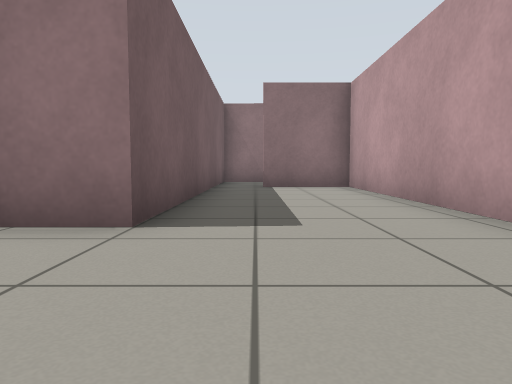
[1] (above)

22 first-person views from a walk through a world built for the Gazebo simulator. The camera is 0.5 m above the floor, tilts 4° down and sees 70° across. The floor is counted in squares, 1 m on a side. Each view is taken from the middle of a square. On the plan, view 1 faces up. The plan holds only what a view shows up to about 9 squares ahead; the rest is blank.

[2]
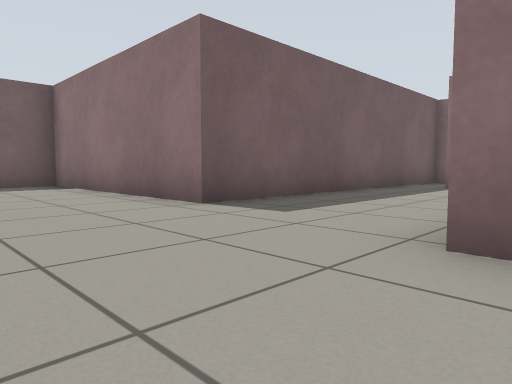

[3]
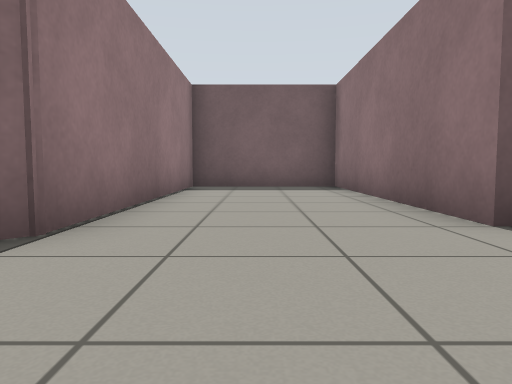

[4]
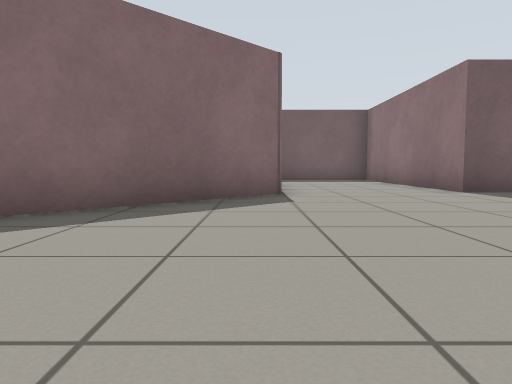

[5]
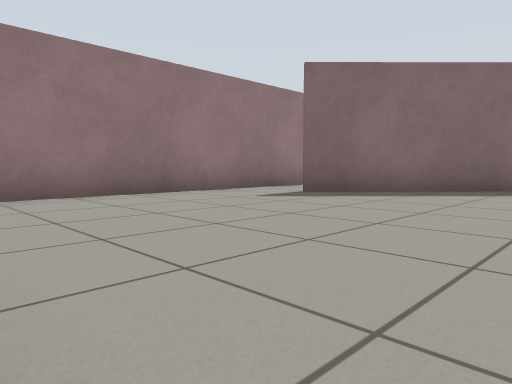

[6]
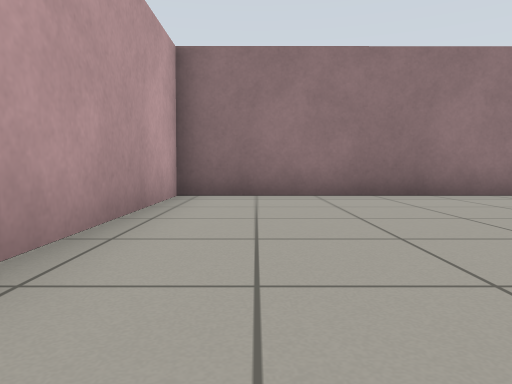

[7]
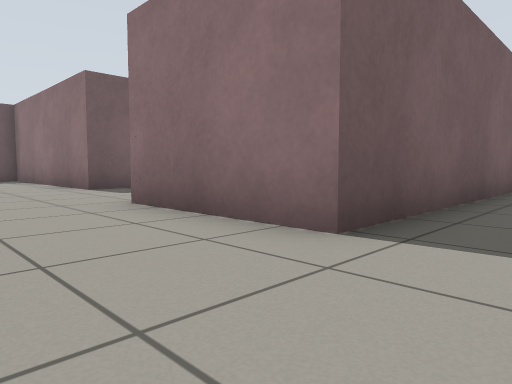

[8]
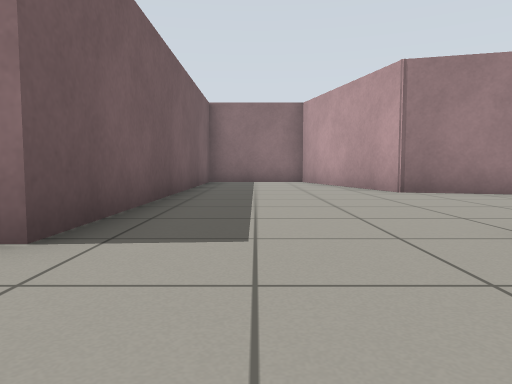

[9]
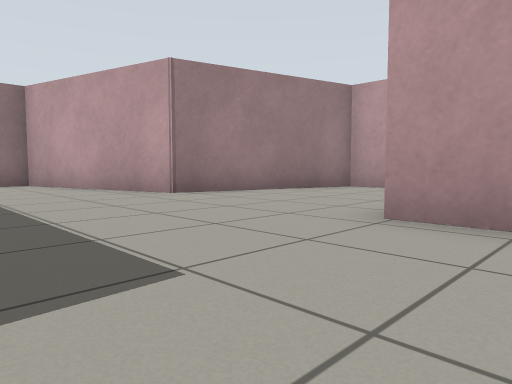

[10]
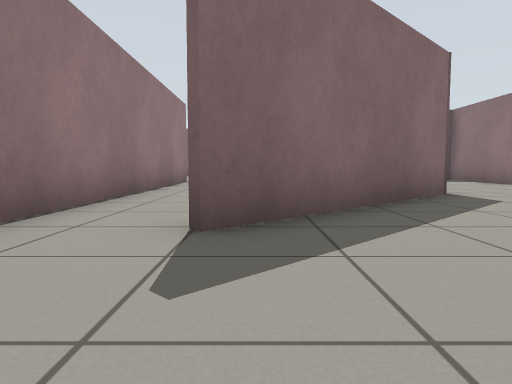

[11]
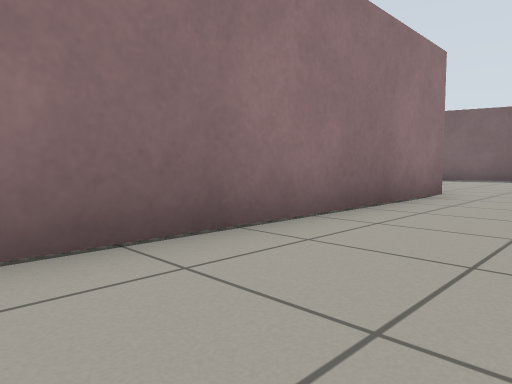

[12]
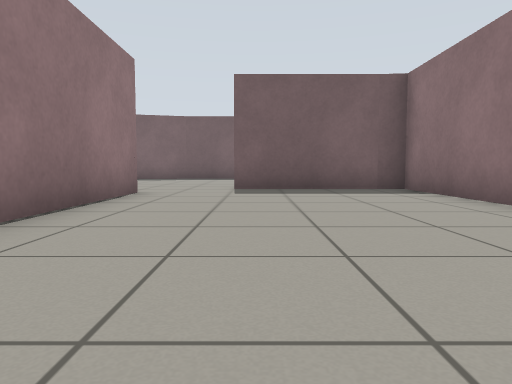

[13]
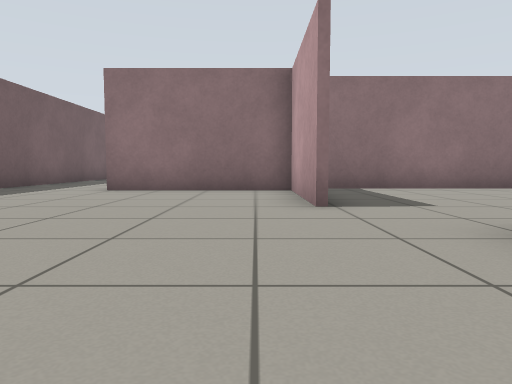

[14]
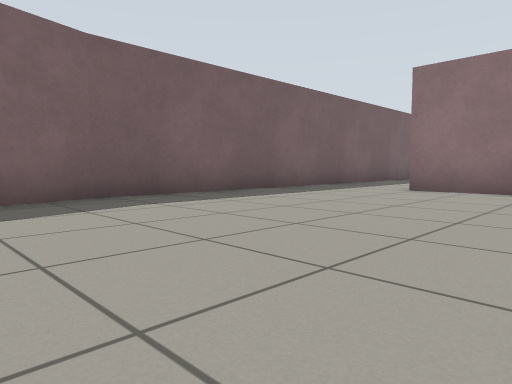

[15]
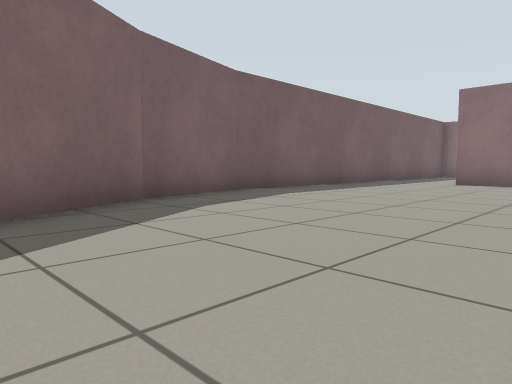

[16]
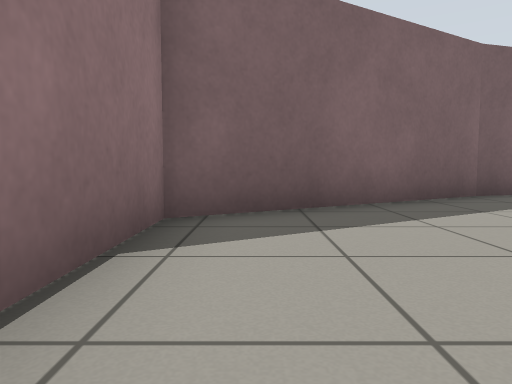

[17]
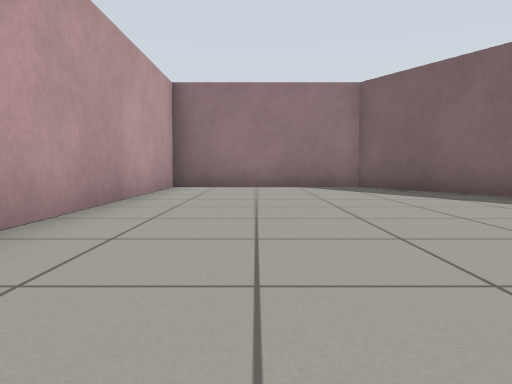

[18]
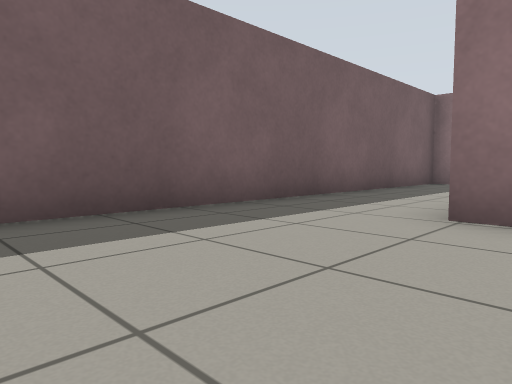

[19]
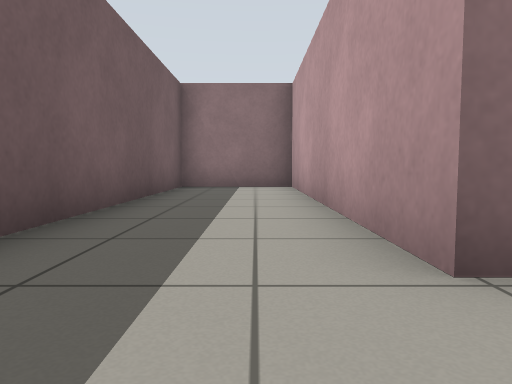

[20]
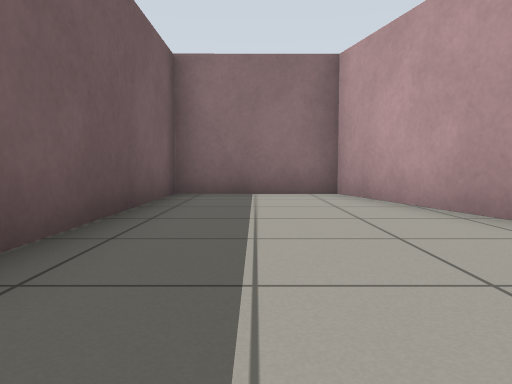

[21]
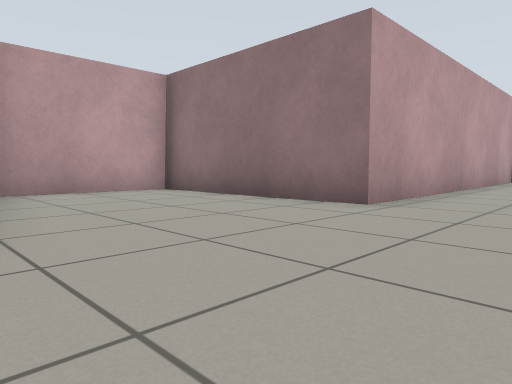

[22]
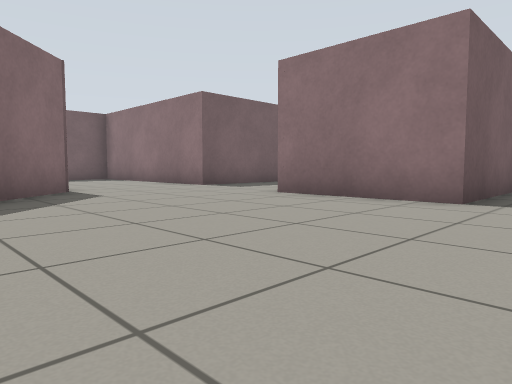

### Floor plan
Points are (right, up) in squares from view 1. A wall is a line through its corners. A room is listed if a view was taken in it or the views show most of it. See-through windows are left out.
Room 1 (views 1, 2, 3, 4, 5, 6, 7, 8, 9, 10, 20, 21, 22)
walls: (2.3, 3.2) (2.3, 8.9) (0.1, 8.9); (0.4, -6.3) (9.3, -6.3) (9.3, 2.6) (14.2, 2.6) (14.2, 5.8) (9.8, 7) (8.5, 11.7) (5.5, 11.7) (5.5, 2.3) (2.2, 2.3); (-1, 9.1) (-1, 3) (-7.1, 3) (-7.1, -0.6) (-0.6, -0.6) (3.3, -4.5)
ways out: opening at (0.5, -5.5) to room 2; gap at (0, 9)
Room 2 (views 11, 12)
walls: (-2.1, -0.7) (-7, -0.7); (-6, -6.3) (0.4, -6.3); (-7.1, -1.3) (-7.1, -4.5)
ways out: opening at (0.5, -5.5) to room 1; opening at (-7, -5.5) to room 3
Room 3 (views 13, 14, 15, 16, 17, 18, 19)
walls: (-7.3, -4.5) (-7.3, -1.4); (-13.8, -6.7) (-13.1, -9.4); (-13.1, -9.3) (-10.5, -13.9) (-6, -13.9) (-6, -7.8); (-7.1, -1.4) (-11.1, -1.4) (-11.1, 6) (-13.8, 6) (-13.8, -6.9)
ways out: opening at (-7, -5.5) to room 2

Where each view was taken, in squares from view 1:
view 1: 0 up, 0 right, facing up
view 2: 0 up, 3 right, facing up-left
view 3: 1 up, 2 right, facing left
view 4: 1 down, 6 right, facing left
view 5: 0 up, 9 right, facing down-left
view 6: 0 up, 8 right, facing down
view 7: 0 up, 7 right, facing up-left
view 8: 0 up, 7 right, facing up
view 9: 1 up, 6 right, facing up-right
view 10: 4 down, 6 right, facing left
view 11: 4 down, 1 right, facing down-left
view 12: 4 down, 1 right, facing left
view 13: 9 down, 8 left, facing up
view 14: 9 down, 8 left, facing up-left
view 15: 12 down, 8 left, facing up-left
view 16: 13 down, 7 left, facing left
view 17: 5 down, 8 left, facing down
view 18: 5 down, 10 left, facing up-left
view 19: 3 down, 12 left, facing up
view 20: 5 up, 7 right, facing up
view 21: 7 up, 7 right, facing down-right
view 22: 3 down, 7 right, facing up-left
